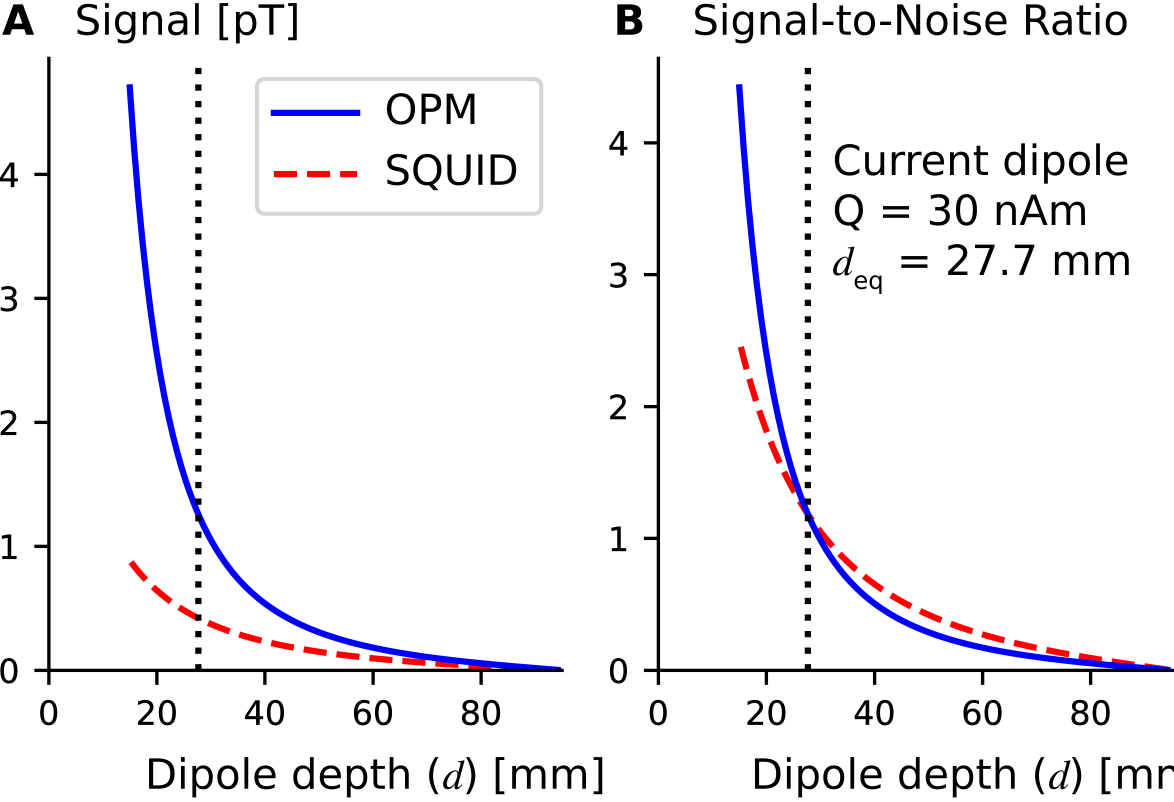
#> input picture legacy/extended_sources_output/Figure3_patch_rho_00mm.png, 4693 x 3207 px (shown at 1/4 size)
$ python -i verify_figure3.py   (imports and definitions only)
#> lines starting #> are read from the running program, lines starting #| are printed output that depends on the picture
#!/usr/bin/env python3
"""
Quantitative comparison of the replicated Figure 3 with the figure published in
bioRxiv 2026.08.17.744953 (page 14 of the preprint PDF).

The preprint stores Fig. 3 as lossless-grey and JPEG raster strips, placed at 1097 ppi on
the page; stroke widths and dash periods show that the artwork was rasterized at 1200 px
per figure inch.  This script

1. extracts the raster from the PDF (poppler ``pdfimages``) and stitches the strips,
2. loads the replica written by ``replicate_figure3.py`` (same 1200-ppi canvas, so both
   images share one pixel grid; it is rendered first if missing) and passes it through the
   preprint's image storage (same strips, JPEG quality 90, 4:2:0) so that both images carry
   the same compression artefacts,
3. measures both images with the *same* code:
   - axis calibration (tick marks, spines) and y-axis limits,
   - digitized curves (OPM blue, SQUID red), vertical and curve-normal deviations, also for
     a replica rendered without the fitted sub-pixel raster registration (physics only),
   - position of the dotted equal-SNR line (searched over the whole panel),
   - per-colour ink masks (blue / red / black / legend frame grey): IoU, 2-px tolerance,
   - connected components of black ink (text, arrows), matched one-to-one,
   - sub-pixel registration (normalised cross-correlation) of a representative set of
     elements: text runs, arrowheads, some tick labels, legend parts,
4. writes ``verification_report.json``, an overlay, a difference image and a side-by-side
   image, and prints PASS/FAIL checks (the exit status is 0 only if all pass).

``--self-test`` runs negative controls (spurious blob, missing curve, shifted frame, wrong
d_eq marker, wrong eta) and confirms that each one makes the checks fail.

Usage
-----
    python verify_figure3.py
    python verify_figure3.py --pdf 2026.08.17.744953.full.pdf \
        --replica figure3_output/Figure3_replicated.png --outdir figure3_output
    python verify_figure3.py --self-test
"""
from __future__ import annotations

import argparse
import glob
import io
import json
import shutil
import subprocess
import tempfile
from pathlib import Path

import numpy as np
from PIL import Image
from scipy import ndimage as ndi
from scipy.optimize import linear_sum_assignment
from scipy.signal import fftconvolve

HERE = Path(__file__).resolve().parent
PAGE = 14
# the preprint stores Fig. 3 as horizontal strips: (height, kind) with kind "L" = lossless
# grey, "J" = JPEG quality 90 with 4:2:0 chroma subsampling
PUBLISHED_STRIPS = [(214, "L"), (214, "J"), (214, "J"), (214, "J"), (214, "J"), (214, "J"),
                    (428, "J"), (428, "J"), (214, "J"), (428, "J"), (425, "L")]
LEGEND_BOX = (1000, 290, 2200, 880)  # x0, y0, x1, y1 of the legend in panel A [px]
LEGEND_FRAME = (1028, 316, 2165, 855)  # frame stroke centre-line [px]

# regions (y0, y1, x0, x1) [px] of individual elements for sub-pixel registration
ELEMENTS = {
    "panel letter A": (20, 145, 5, 120), "title A": (15, 180, 295, 1030),
    "panel letter B": (20, 145, 2458, 2555), "title B": (15, 180, 2770, 4230),
    "x-label A 'Dipole depth ('": (3030, 3195, 585, 1578), "x-label A 'd'": (3035, 3160, 1578, 1662),
    "x-label A ') [mm]'": (3030, 3195, 1700, 2110), "x-label B 'Dipole depth ('": (3030, 3195, 3010, 4002),
    "x-label B 'd'": (3035, 3160, 4002, 4086), "x-label B ') [mm]'": (3030, 3195, 4124, 4534),
    "legend 'OPM'": (375, 505, 1535, 1870), "legend 'SQUID'": (618, 760, 1535, 1995),
    "legend frame corner": (300, 345, 1015, 1060),
    "annotation A 'S_OPM'": (1030, 1222, 1045, 1325), "annotation A '> S_SQUID'": (1030, 1222, 1360, 1845),
    "annotation B1 'SNR_OPM'": (960, 1150, 3352, 3700), "annotation B1 '> SNR_SQUID'": (960, 1150, 3870, 4550),
    "annotation B2 'SNR_SQUID'": (1570, 1760, 3382, 3930), "annotation B2 '> SNR_OPM'": (1570, 1760, 3970, 4580),
    "arrow A left head": (1200, 1290, 605, 730), "arrow A vertex": (1170, 1225, 950, 1005),
    "arrow A down head": (1990, 2115, 1040, 1115), "arrow B1 head": (1215, 1295, 3060, 3180),
    "arrow B1 tail": (1150, 1180, 3300, 3345), "arrow B2 head": (2200, 2325, 3810, 3890),
    "arrow B2 tail": (1865, 1900, 3955, 3985),
    "y tick label A '4'": (645, 755, 0, 80), "y tick label B '4'": (518, 628, 2432, 2515),
    "x tick label A '20'": (2795, 2908, 548, 708), "x tick label B '80'": (2795, 2908, 4282, 4443),
    "spine top A": (215, 260, 180, 210),
}
# acceptance thresholds (1 px of the 1200-ppi raster = 0.021 mm of figure, 0.046 mm of depth)
MAX_CURVE_MEDIAN_PX = 0.5
MAX_DEQ_LINE_PX = 0.5
MIN_MASK_AGREEMENT = 0.99  # recall and precision of each ink mask at 2-px tolerance
MAX_ELEMENT_SHIFT_PX = 1.5
MIN_ELEMENT_NCC = 0.85  # lowest: the italic d (the published font version differs slightly)


# -----------------------------------------------------------------------------------------
# image loading
# -----------------------------------------------------------------------------------------
# [24 lines left out: function extract_published_figure, not called in this run]


def publication_pipeline(rgb: np.ndarray) -> np.ndarray:
    """Apply the preprint's storage of Fig. 3 (grey / JPEG q90 4:2:0 strips) to an image, so
    that the replica and the published raster carry the same compression artefacts."""
    out, y = [], 0
    for height, kind in PUBLISHED_STRIPS:
        strip = Image.fromarray(np.ascontiguousarray(rgb[y:y + height]))
        if kind == "L":
            out.append(np.asarray(strip.convert("L").convert("RGB")))
        else:
            buf = io.BytesIO()
            strip.save(buf, format="JPEG", quality=90, subsampling=2)
            buf.seek(0)
            out.append(np.asarray(Image.open(buf).convert("RGB")))
        y += height
    return np.concatenate(out, axis=0)


# [496 lines left out: functions load_rgb, masks, _runs, calibrate, digitize, curve_statistics and 13 more, not called in this run]


# [2 lines not run here, left out]

>>> import cv2
>>> picture = cv2.imread('extended_sources_output/Figure3_patch_rho_00mm.png', cv2.IMREAD_GRAYSCALE)
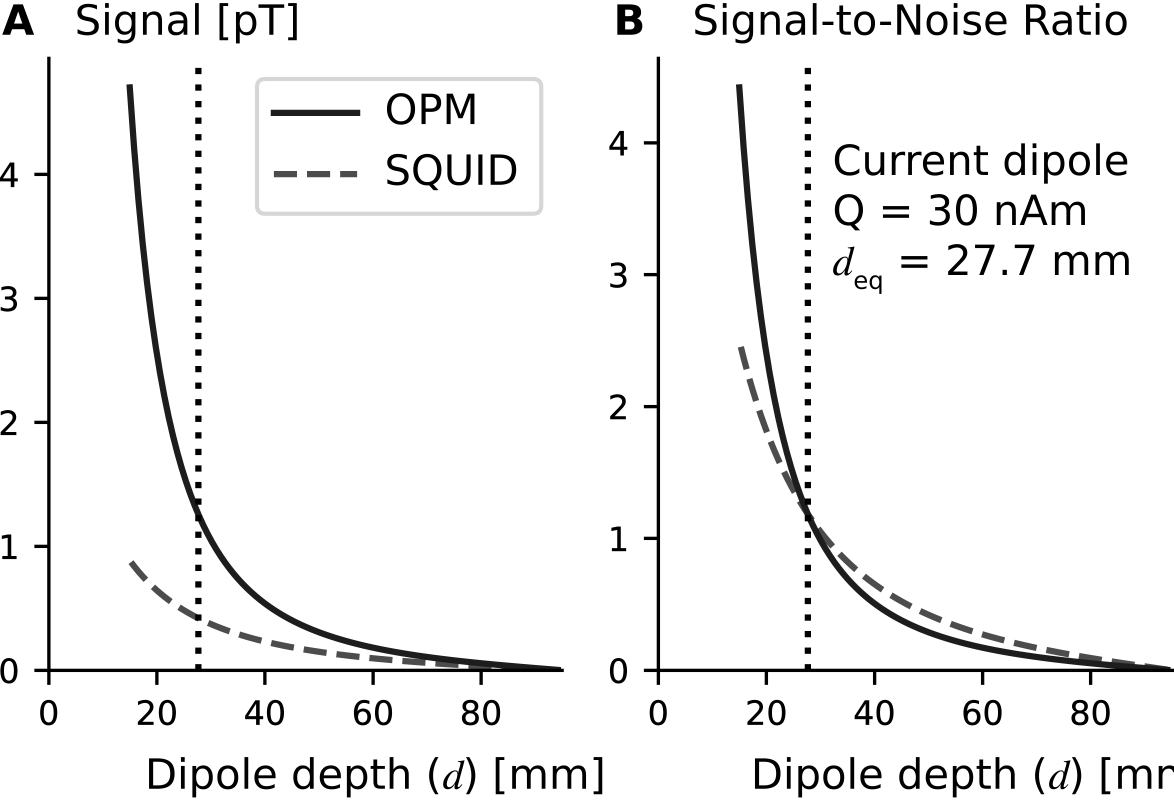
#> picture: shape (3207, 4693) (shown at 1/4 size); min 0, max 255, mean 240.8
>>> result = publication_pipeline(picture)
#> in publication_pipeline, `strip = Image.fromarray(np.ascontiguousarray(rgb[y:y + height]))`:
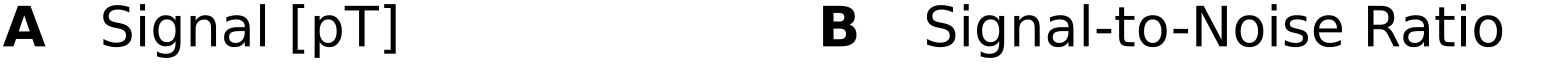
#> strip: PIL image 4693x214 L (shown at 1/3 size); min 0, max 255, mean 226.8
